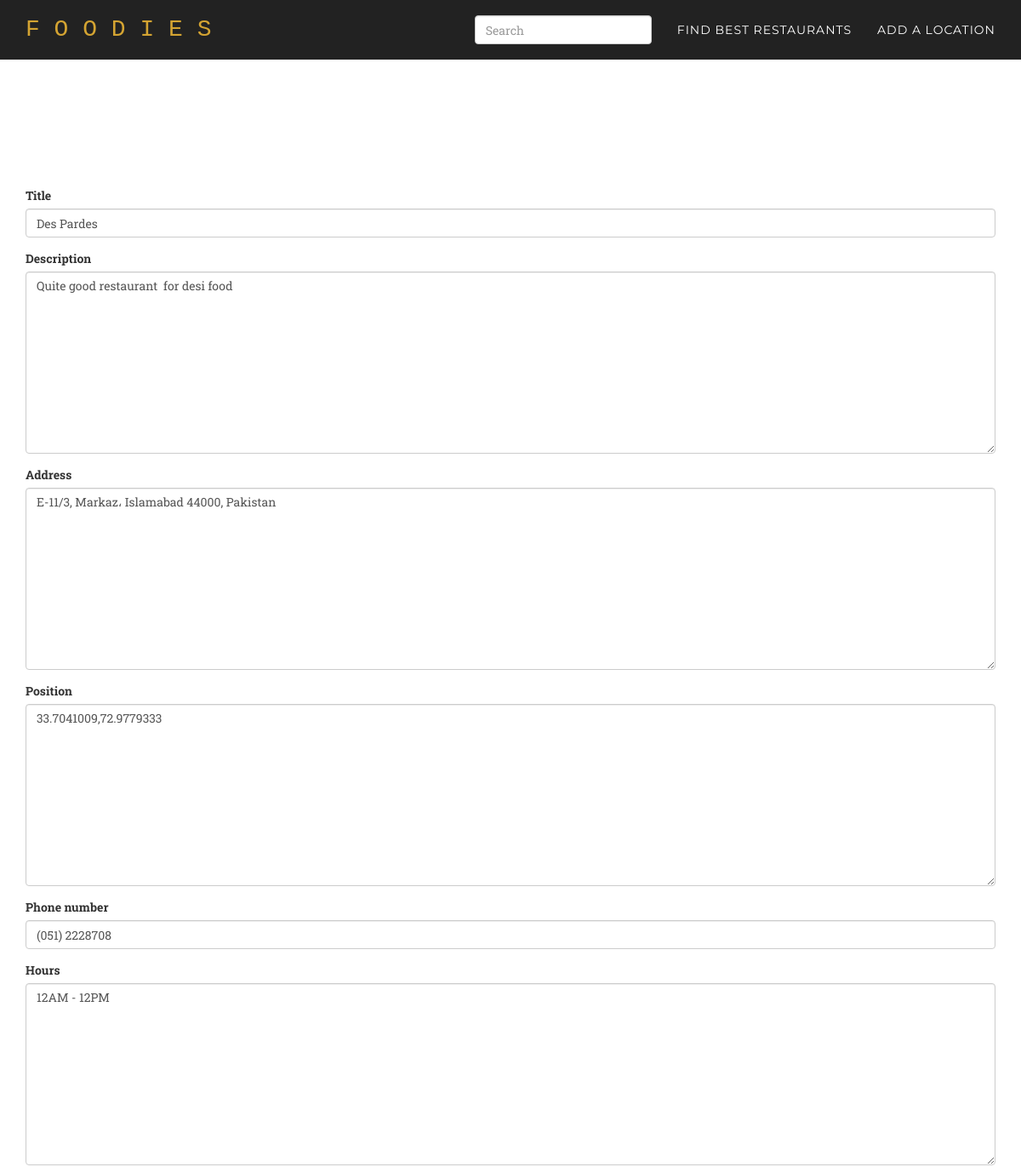
The page /location/1/update/ (signed in, upper part) on the database as committed earlier.
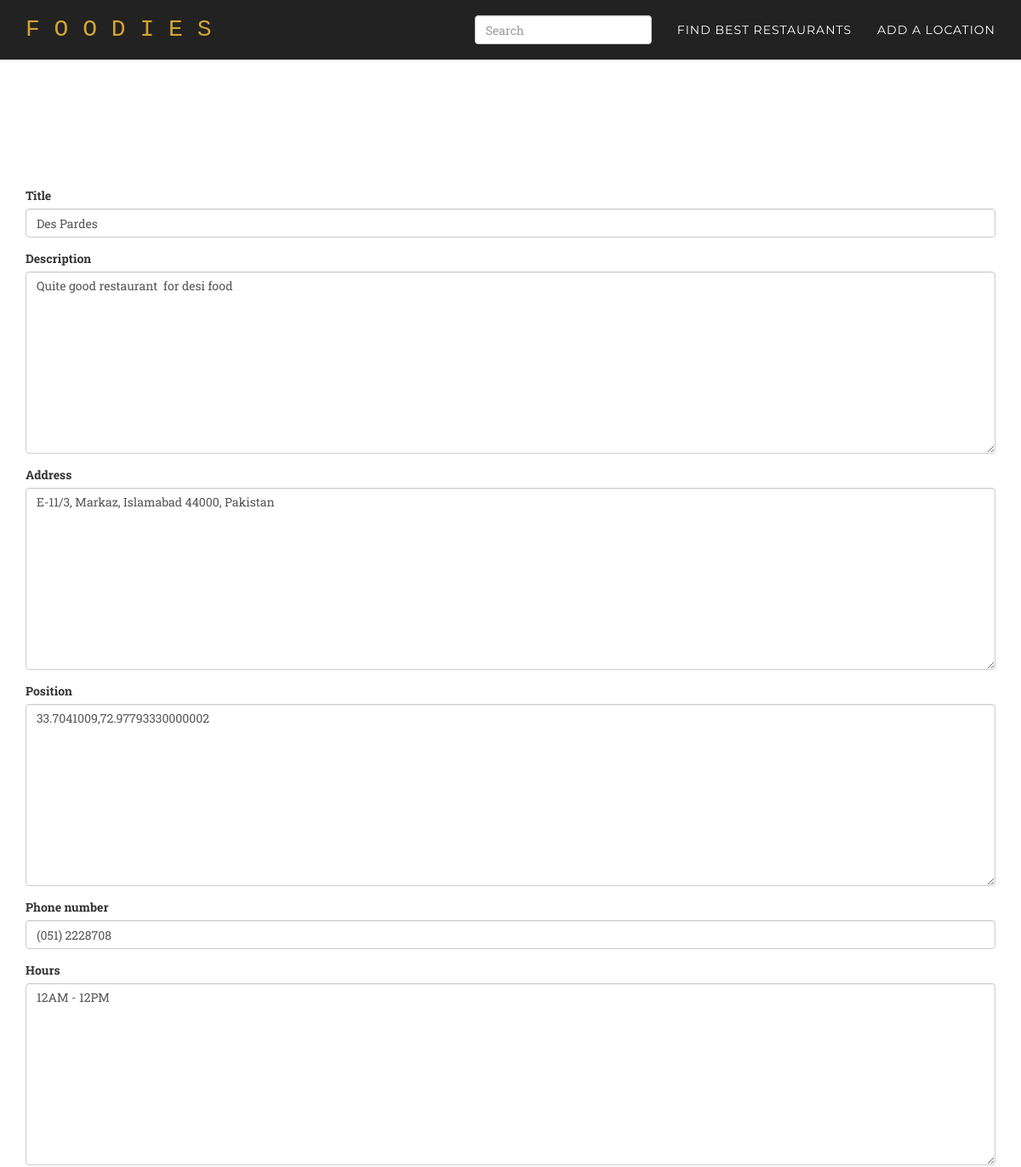
The same page on the database as committed later.
### core/models.py (models this page shows, shortened)
class Location(models.Model):
    title = models.CharField(max_length=300)
    description = models.TextField(null=True, blank=True)
    address = models.TextField(null=True, blank=True)
    position = GeopositionField(null=True, blank=True)
    phone_number = models.CharField(null=True, blank=True, max_length=15)
    hours = models.TextField(null=True, blank=True)
    image_file = models.ImageField(upload_to=upload_to_location, null=True, blank=True)
    wifi = models.IntegerField(choices=WIFI_CHOICES, null=True, blank=True)
    seating = models.IntegerField(choices=PLURAL_CHOICES, null=True, blank=True)
    outlets = models.IntegerField(choices=PLURAL_CHOICES, null=True, blank=True)
    bathrooms = models.IntegerField(choices=YESNO_CHOICES, null=True, blank=True)
    coffee = models.IntegerField(choices=COFFEE_CHOICES, null=True, blank=True)
    outdoor = models.IntegerField(choices=YESNO_CHOICES, null=True, blank=True)
    food = models.IntegerField(choices=YESNO_CHOICES, null=True, blank=True)
    created_at = models.DateTimeField(auto_now_add=True)

### core/views.py (the view)
# urls.py: url(r'location/(?P<pk>\d+)/update/$', login_required(coreviews.LocationUpdateView.as_view()), name='location_update'),
class LocationUpdateView(UpdateView):
    model = coremodels.Location
    template_name = 'base/form.html'
    fields = "__all__"

### templates/base/form.html (shortened to what this page needs)
{% extends "base/theme.html" %}
{% load widget_tweaks %}
{% block main_content %}
 <div class="header-buffer">
 </div>
 <section id="services">
 <div class="container">
<div class="row">
 {% if form %}
 <div class="col-md-12">
 <form action="" method="post" enctype="multipart/form-data">{% csrf_token %}{{ form.media }}
 {% for field in form %}
 <div class="form-group warning">
 <label for="exampleInputFile">{{ field.label }}</label>
 {{ field|add_class:"form-control"}}
 </div>
 {% endfor %}
 </form>
</div>
{% endif %}
</div>
</div>
</section>
{% endblock %}

### templates/base/theme.html (shortened to what this page needs)
{% extends "base/index.html" %}
 {% block navigation %}
 <li>
 <a class="page-scroll" href="/location">Find Best Restaurants</a>
 </li>
 {% if user.is_authenticated %}
 <li>
 <a class="page-scroll" href="/location/create/">Add a Location</a>
 </li>
 {% else %}
 <li>
 <a class="page-scroll" href="/join/?next={{request.path}}" >Log In</a>
 </li>
 {% endif %}
{% endblock %}
{% block search %}
<form action="/search/" class="navbar-form navbar-right" method="get">
 <div class="form-group">
 <input type="text" placeholder="Search" class="form-control" name="query"></input>
 </div>
</form>
{% endblock %}

### templates/base/index.html (shortened to what this page needs)
{% load staticfiles %}
<!DOCTYPE html>
<html lang="en">
<head>
    <link href="{% static "css/bootstrap.min.css" %}" rel="stylesheet">
    <link href="{% static "css/agency.css" %}" rel="stylesheet">
    <link href="{% static "font-awesome/css/font-awesome.min.css" %}" rel="stylesheet" type="text/css">
</head>
<body id="page-top" class="index">
    <nav class="navbar navbar-default navbar-fixed-top">
        <div class="container">
            <div class="navbar-header page-scroll">
                <a class="navbar-brand page-scroll" href="/">F O O D I E S</a>
            </div>
            <div class="collapse navbar-collapse" id="bs-example-navbar-collapse-1">
                <ul class="nav navbar-nav navbar-right">
                     {% block navigation %}{% endblock %}
                </ul>
                {% block search %}
                {% endblock %}
            </div>
        </div>
    </nav>
{% block main_content %}{% endblock %}
</body>
</html>

### static/css/agency.css (style rules this page uses)
body { overflow-x: hidden; font-family: "Roboto Slab","Helvetica Neue",Helvetica,Arial,sans-serif; }
a, a:hover, a:focus, a:active, a.active { outline: 0; }
a { color: #fed136; }
.navbar-default { border-color: transparent; background-color: #222; }
.navbar-default .navbar-brand { font-family: "Kaushan Script","Helvetica Neue",Helvetica,Arial,cursive; color: #fed136; }
.navbar-default .navbar-collapse { border-color: rgba(255,255,255,.02); }
.navbar-default .nav li a { text-transform: uppercase; font-family: Montserrat,"Helvetica Neue",Helvetica,Arial,sans-serif; font-weight: 400; letter-spacing: 1px; color: #fff; }
@media (min-width:768px) { .navbar-default { padding: 10px 0; border: 0; background-color: #222; -webkit-transition: padding .3s; -moz-transition: padding .3s; transition: padding .3s; } }
@media (min-width:768px) { .navbar-default .navbar-brand { font-size: 2em; -webkit-transition: all .3s; -moz-transition: all .3s; transition: all .3s; } }
section { padding: 100px 0; }
@media (min-width:768px) { section { padding: 150px 0; } }
body { webkit-tap-highlight-color: #fed136; }
.header-buffer { height:70px; }
.navbar-default .navbar-brand { font-family: "Lucida Console", Monaco, monospace; color: #d4a432; }

Rows that differ between the two databases and show on the page:
changed Location "Des Pardes": address "E-11/3, Markaz، Islamabad 44000, Pakistan" → "E-11/3, Markaz, Islamabad 44000, Pakistan"; position "33.7041009,72.9779333" → "33.7041009,72.97793330000002"
